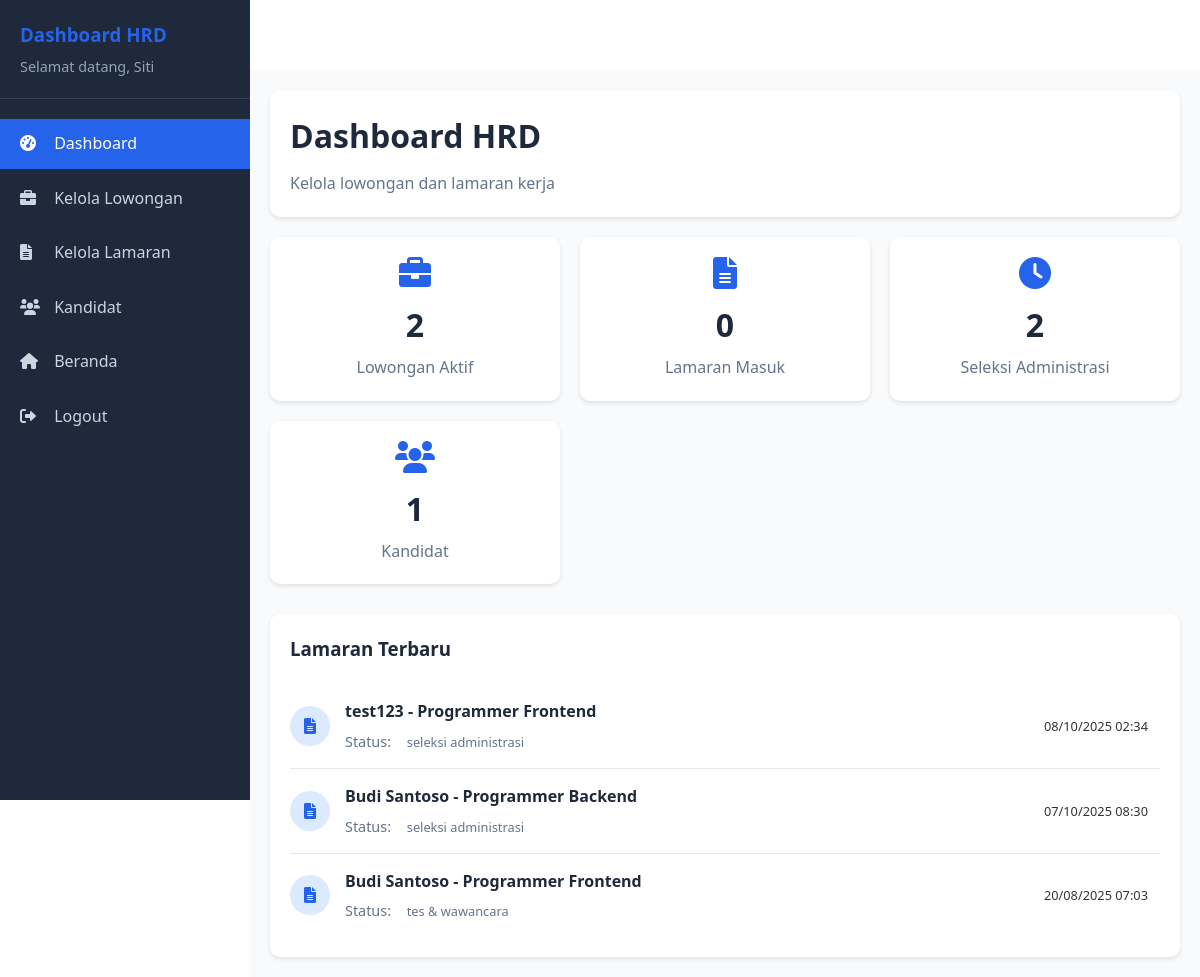
The app's page /hrd/dashboard.php (signed in) with its own data.
### tables this page shows
CREATE TABLE `applications` (
  `application_id` int NOT NULL,
  `job_id` int NOT NULL,
  `user_id` int NOT NULL,
  `no_telepon` varchar(20) NOT NULL,
  `pendidikan` varchar(100) NOT NULL,
  `id_jenjang_pendidikan` int DEFAULT NULL,
  `id_jurusan_pendidikan` int DEFAULT NULL,
  `cv` varchar(255) NOT NULL,
  `status` varchar(255) NOT NULL,
  `reason` text,
  `interview_date` datetime DEFAULT NULL,
  `start_date` date DEFAULT NULL,
  `applied_at` timestamp NOT NULL DEFAULT CURRENT_TIMESTAMP,
  `updated_at` timestamp NULL DEFAULT NULL
);

CREATE TABLE `users` (
  `user_id` int NOT NULL,
  `username` varchar(50) NOT NULL,
  `password` varchar(255) NOT NULL,
  `email` varchar(100) NOT NULL,
  `full_name` varchar(100) DEFAULT NULL,
  `role` enum('admin','pelamar','hrd','konten') DEFAULT 'pelamar',
  `status` enum('active','inactive') DEFAULT 'active',
  `created_at` timestamp NULL DEFAULT CURRENT_TIMESTAMP,
  `hapus` int NOT NULL DEFAULT '0'
);

CREATE TABLE `lowongan` (
  `job_id` int NOT NULL,
  `title` varchar(200) NOT NULL,
  `description` text NOT NULL,
  `requirements` text,
  `location` varchar(100) DEFAULT NULL,
  `salary_range` varchar(50) DEFAULT NULL,
  `status` enum('open','closed') DEFAULT 'open',
  `posted_by` int DEFAULT NULL,
  `posted_at` timestamp NULL DEFAULT CURRENT_TIMESTAMP,
  `updated_at` timestamp NULL DEFAULT NULL,
  `hapus` int NOT NULL DEFAULT '0'
);

### hrd/dashboard.php (the view, shortened to what this page needs)
<?php
require_once '../connect/koneksi.php';
$full_name = $_SESSION['full_name'];
$total_active_jobs = 0;
$total_new_apps = 0;
$total_under_review = 0;
$total_candidates = 0;
$qs1 = mysqli_query($conn, "SELECT COUNT(*) AS c FROM lowongan WHERE status='open' AND hapus=0");
if ($qs1) { $total_active_jobs = (int)mysqli_fetch_assoc($qs1)['c']; }
$qs2 = mysqli_query($conn, "SELECT COUNT(*) AS c FROM applications WHERE status='pending'");
if ($qs2) { $total_new_apps = (int)mysqli_fetch_assoc($qs2)['c']; }
$qs3 = mysqli_query($conn, "SELECT COUNT(*) AS c FROM applications WHERE status='seleksi administrasi'");
if ($qs3) { $total_under_review = (int)mysqli_fetch_assoc($qs3)['c']; }
$qs4 = mysqli_query($conn, "SELECT COUNT(*) AS c FROM applications WHERE status IN ('lolos administrasi','tes & wawancara')");
if ($qs4) { $total_candidates = (int)mysqli_fetch_assoc($qs4)['c']; }
$recent_apps = mysqli_query($conn, "SELECT a.*, u.full_name, u.email, l.title
                                    FROM applications a
                                    JOIN users u ON a.user_id = u.user_id
                                    JOIN lowongan l ON a.job_id = l.job_id
                                    ORDER BY a.applied_at DESC
                                    LIMIT 5");
?>
<!DOCTYPE html>
<html lang="id">
<head>
    <link rel="stylesheet" href="../assets/css/pages.css">
    <link rel="stylesheet" href="../assets/css/common.css">
    <link rel="stylesheet" href="css/dashboard.css">
    <link rel="stylesheet" href="https://cdnjs.cloudflare.com/ajax/libs/font-awesome/6.0.0/css/all.min.css">
</head>
<body>
    <div class="dashboard-container">
        <div class="sidebar" id="sidebar">
            <div class="sidebar-header">
                <h3>Dashboard HRD</h3>
                <p>Selamat datang, <?php echo htmlspecialchars($full_name); ?></p>
            </div>
            <ul class="sidebar-menu">
                <li><a href="dashboard.php" class="active"><i class="fas fa-tachometer-alt"></i> Dashboard</a></li>
                <li><a href="lowongan.php"><i class="fas fa-briefcase"></i> Kelola Lowongan</a></li>
                <li><a href="applications.php"><i class="fas fa-file-alt"></i> Kelola Lamaran</a></li>
                <li><a href="candidates.php"><i class="fas fa-users"></i> Kandidat</a></li>
                <li><a href="../index.php"><i class="fas fa-home"></i> Beranda</a></li>
                <li><a href="../logout.php"><i class="fas fa-sign-out-alt"></i> Logout</a></li>
            </ul>
        </div>
        <div class="main-content">
            <div class="dashboard-header">
                <h1>Dashboard HRD</h1>
                <p>Kelola lowongan dan lamaran kerja</p>
            </div>
            <div class="stats-grid">
                <div class="stat-card">
                    <i class="fas fa-briefcase"></i>
                    <h3><?php echo $total_active_jobs; ?></h3>
                    <p>Lowongan Aktif</p>
                </div>
                <div class="stat-card">
                    <i class="fas fa-file-alt"></i>
                    <h3><?php echo $total_new_apps; ?></h3>
                    <p>Lamaran Masuk</p>
                </div>
                <div class="stat-card">
                    <i class="fas fa-clock"></i>
                    <h3><?php echo $total_under_review; ?></h3>
                    <p>Seleksi Administrasi</p>
                </div>
                <div class="stat-card">
                    <i class="fas fa-users"></i>
                    <h3><?php echo $total_candidates; ?></h3>
                    <p>Kandidat</p>
                </div>
            </div>
            <div class="recent-applications">
                <h3>Lamaran Terbaru</h3>
                <?php if ($recent_apps && mysqli_num_rows($recent_apps) > 0): ?>
                    <?php while ($app = mysqli_fetch_assoc($recent_apps)): ?>
                        <div class="application-item">
                            <div class="application-icon">
                                <i class="fas fa-file-alt"></i>
                            </div>
                            <div class="application-content">
                                <h4><?php echo htmlspecialchars($app['full_name']); ?> - <?php echo htmlspecialchars($app['title']); ?></h4>
                                <p>Status: <span class="status-badge"><?php echo htmlspecialchars($app['status']); ?></span></p>
                            </div>
                            <span class="status-badge">
                                <?php echo date('d/m/Y H:i', strtotime($app['applied_at'])); ?>
                            </span>
                        </div>
                    <?php endwhile; ?>
                <?php endif; ?>
            </div>
        </div>
    </div>
</body>
</html>

### assets/css/common.css (style rules this page uses)
* { margin: 0; padding: 0; box-sizing: border-box; }
body { font-family: "Segoe UI", Tahoma, Geneva, Verdana, sans-serif; line-height: 1.6; color: #333; background-color: #ffffff; padding-top: 70px; }

### hrd/css/dashboard.css (style rules this page uses)
.dashboard-container { display: flex; min-height: 100vh; }
.sidebar { width: 250px; background: #1e293b; color: white; padding: 20px 0; position: fixed; top: 0; left: 0; height: 100vh; overflow-y: auto; transition: left 0.3s ease; z-index: 1000; }
.sidebar-header { padding: 0 20px 20px; border-bottom: 1px solid #334155; margin-bottom: 20px; }
.sidebar-header h3 { color: #2563eb; margin-bottom: 5px; }
.sidebar-header p { color: #94a3b8; font-size: 0.9rem; }
.sidebar-menu { list-style: none; padding: 0; }
.sidebar-menu li { margin-bottom: 5px; }
.sidebar-menu a { display: block; padding: 12px 20px; color: #cbd5e1; text-decoration: none; transition: all 0.3s ease; }
.sidebar-menu a:hover, .sidebar-menu a.active { background: #2563eb; color: white; }
.sidebar-menu i { margin-right: 10px; width: 20px; }
.main-content { flex: 1; margin-left: 250px; padding: 20px; background: #f8fafc; }
.dashboard-header { background: white; padding: 20px; border-radius: 10px; box-shadow: 0 2px 4px rgba(0, 0, 0, 0.1); margin-bottom: 20px; }
.dashboard-header h1 { color: #1e293b; margin-bottom: 10px; }
.dashboard-header p { color: #64748b; }
.stats-grid { display: grid; grid-template-columns: repeat(auto-fit, minmax(250px, 1fr)); gap: 20px; margin-bottom: 30px; }
.stat-card { background: white; padding: 20px; border-radius: 10px; box-shadow: 0 2px 4px rgba(0, 0, 0, 0.1); text-align: center; }
.stat-card i { font-size: 2rem; color: #2563eb; margin-bottom: 10px; }
.stat-card h3 { font-size: 2rem; color: #1e293b; margin-bottom: 5px; }
.stat-card p { color: #64748b; font-weight: 500; }
.recent-applications { background: white; padding: 20px; border-radius: 10px; box-shadow: 0 2px 4px rgba(0, 0, 0, 0.1); }
.recent-applications h3 { color: #1e293b; margin-bottom: 20px; }
.application-item { display: flex; align-items: center; padding: 15px 0; border-bottom: 1px solid #e5e7eb; }
.application-item:last-child { border-bottom: none; }
.application-icon { width: 40px; height: 40px; background: #dbeafe; border-radius: 50%; display: flex; align-items: center; justify-content: center; margin-right: 15px; }
.application-icon i { color: #2563eb; }
.application-content { flex: 1; }
.application-content h4 { color: #1e293b; margin-bottom: 5px; }
.application-content p { color: #64748b; font-size: 0.9rem; }
.status-badge { padding: 4px 12px; border-radius: 20px; font-size: 0.8rem; font-weight: 500; }

### records on screen
applications: user.full_name "test123", job.title "Programmer Frontend", status "seleksi administrasi", applied_at "08/10/2025 02:34"
applications: user.full_name "Budi Santoso", job.title "Programmer Backend", status "seleksi administrasi", applied_at "07/10/2025 08:30"
applications: user.full_name "Budi Santoso", job.title "Programmer Frontend", status "tes & wawancara", applied_at "20/08/2025 07:03"

### other values on screen
$full_name "Siti"
$total_active_jobs "2"
$total_new_apps "0"
$total_under_review "2"
$total_candidates "1"
